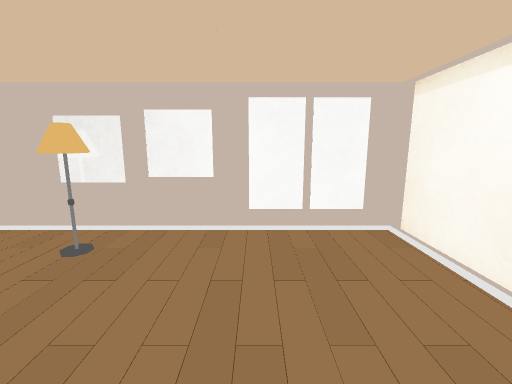
View 1 (above)

12 first-person views from a walk through a scene from a Unity 3-D project. The camera is 1.3 m above the floor, tilts 10° down and sees 90° across. The floor is counted in squares, 0.5 m on a side. Each view is taken from the middle of a square. On the plan, view 1 faces up. The plan holds only what a view shows up to about 18 squares ahead; the rest is blank. The place goes on beyond the plan. The player character is not drawn. Door leaves are left out, so doorways stand open. Some surface patterns are stand-ins.

View 2
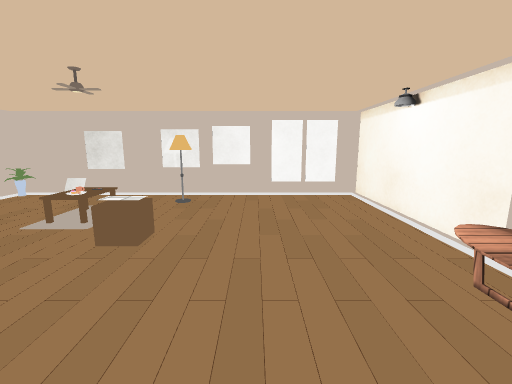

View 3
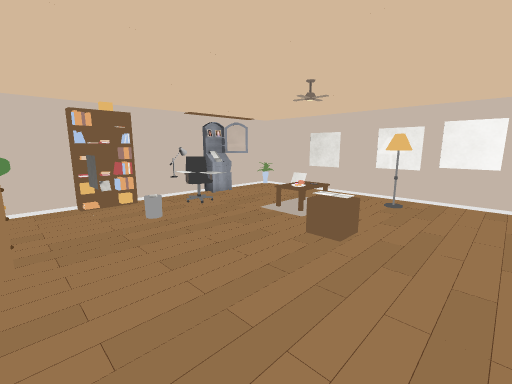

View 4
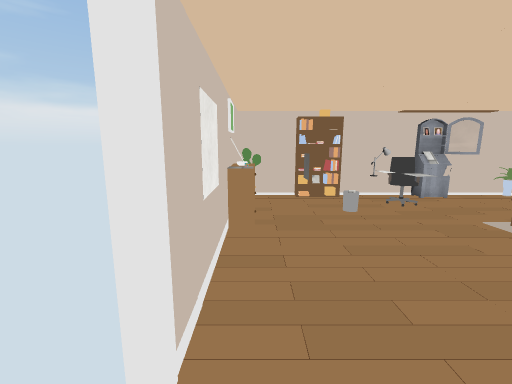

View 5
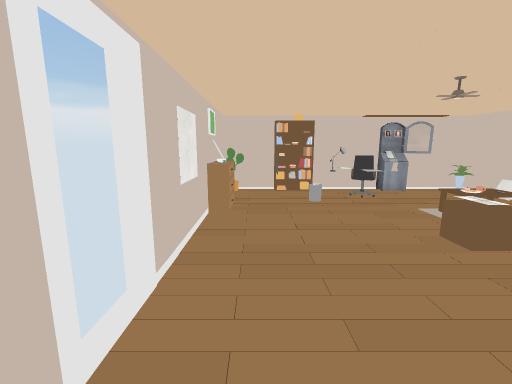

View 6
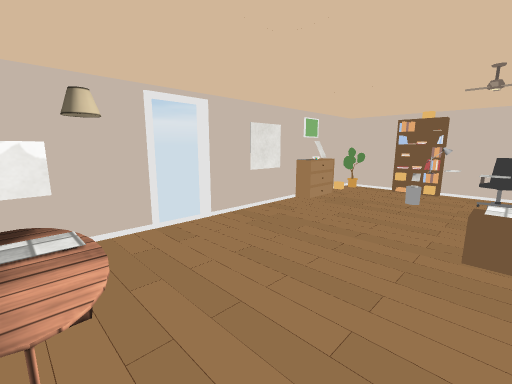

View 7
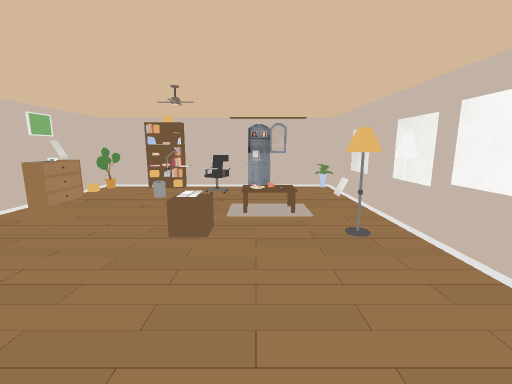

View 8
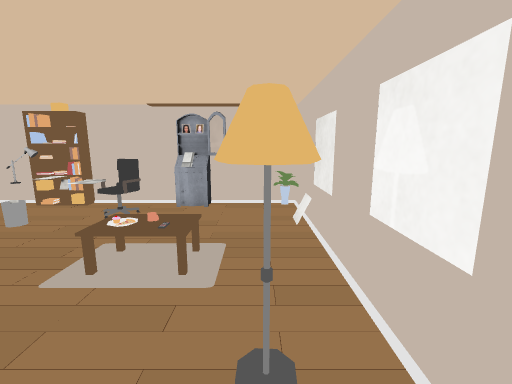

View 9
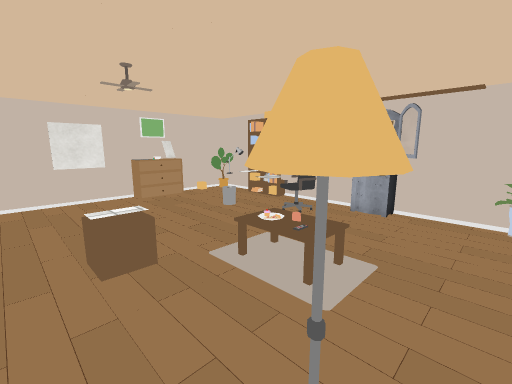

View 10
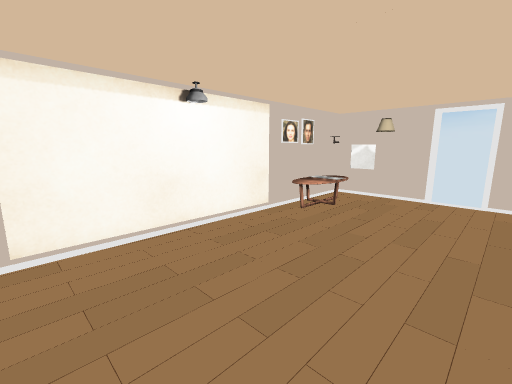

View 11
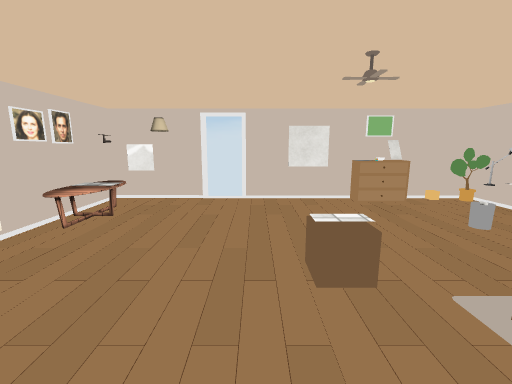

View 12
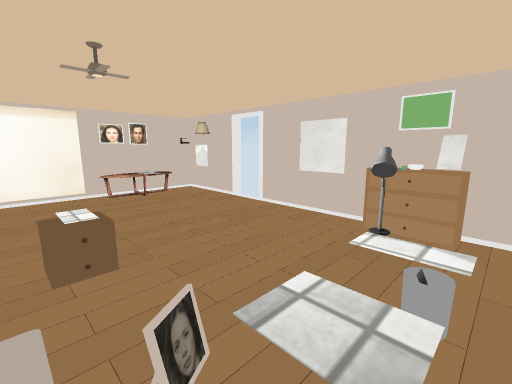

### Floor plan
Key: @ floor where view 1 was taken; # wall or solid block; . floor; D open door; = window, fence, low wall or low ledge; C chair; T thing the floor can be seen under or through; O other object.
Columns run from 14 left of view 1 to 4 right of it. Each row starts with its distance up from view 1.
  8 ###################
  7 #O.......##...###O#
  6 #........##.......#
  5 ##................#
  4 ##....  ..........#
  3 #=....  ..........#
  2 #  ...............#
  1 # CTO....#........#
  0 #.=TT.........@...#
 -1 #..TT............##
 -2 #=..T...........###
 -3 #=..............##
 -4 ##..#...........###
 -5 #................##
 -6 #O..#=#........####
 -7 ############DD###

Positions as (right, up) in squares from view 1, and headings:
1: (0, 0), facing up
2: (-1, -6), facing up
3: (-1, -6), facing up-left
4: (0, -6), facing left
5: (2, -5), facing left
6: (3, 1), facing down-left
7: (3, 3), facing left
8: (-2, 6), facing left
9: (-3, 7), facing down-left
10: (-3, 7), facing down-right
11: (-3, 6), facing down
12: (-11, 2), facing down-right
